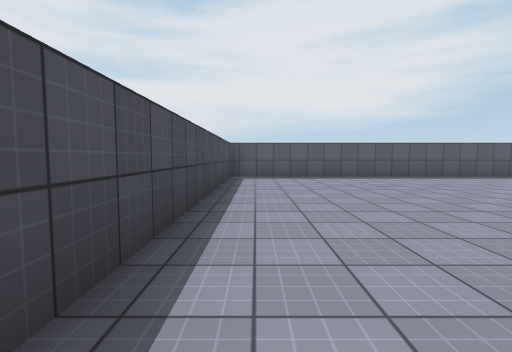
[1] (above)

22 first-person views from a walk through a scene from a Unity 3-D project. The camera is 1.2 m above the floor, tilts 4° down and sees 85° across. The floor is counted in squares, 2 m on a side. Each view is taken from the middle of a square. On the plan, view 1 faces up. The plan holds only what a view shows up to about 9 squares ahead; the rest is blank. The place goes on beyond the plan. Surface patterns are stand-ins for the level's own textures.

[2]
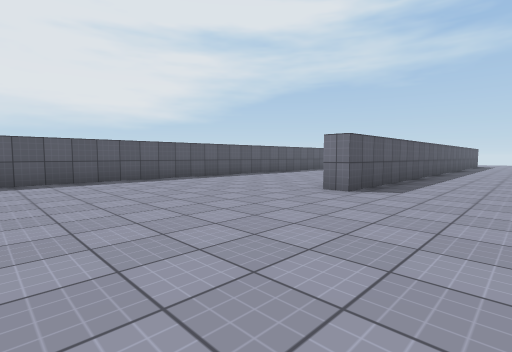

[3]
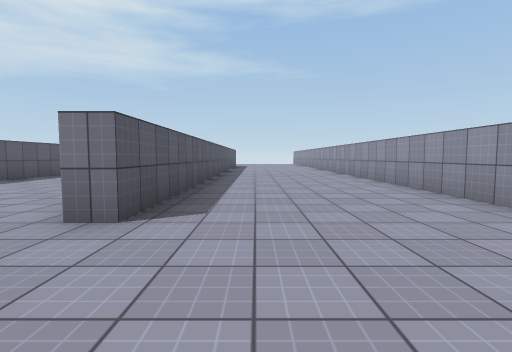

[4]
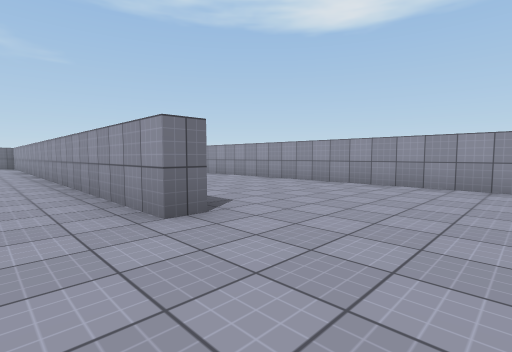

[5]
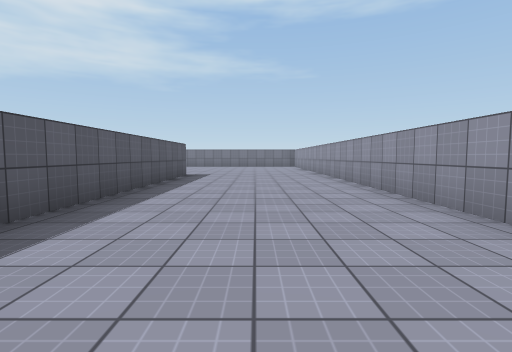

[6]
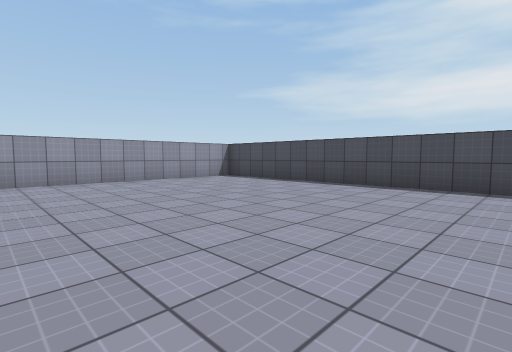

[7]
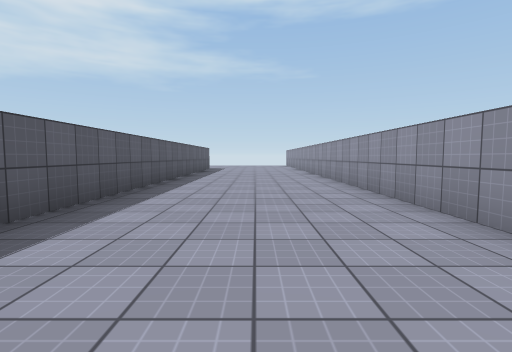

[8]
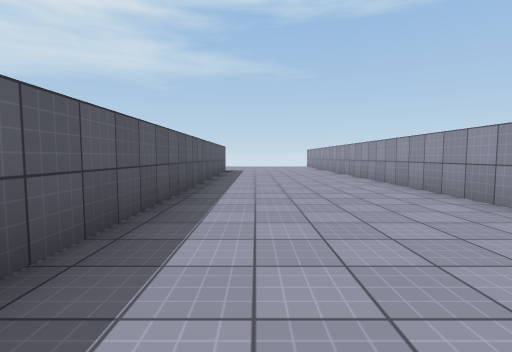

[9]
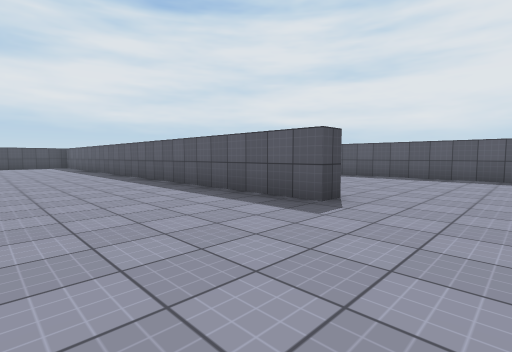

[10]
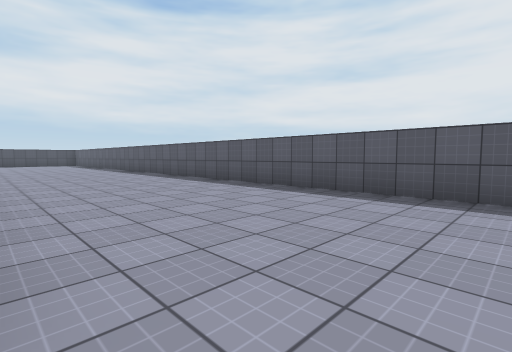

[11]
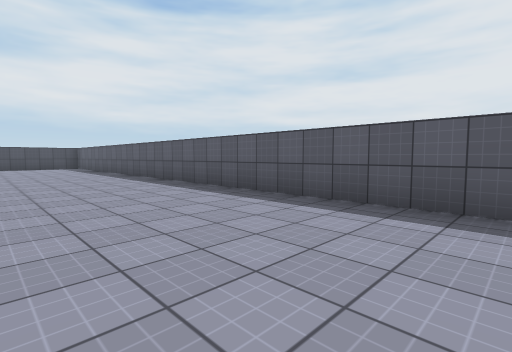

[12]
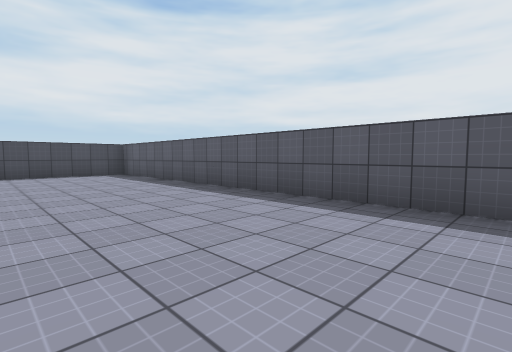

[13]
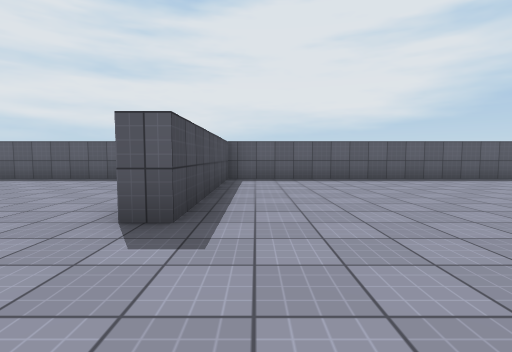

[14]
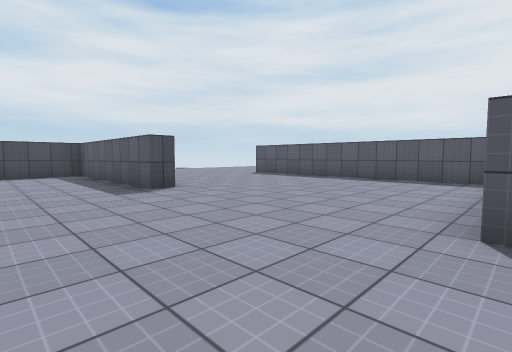

[15]
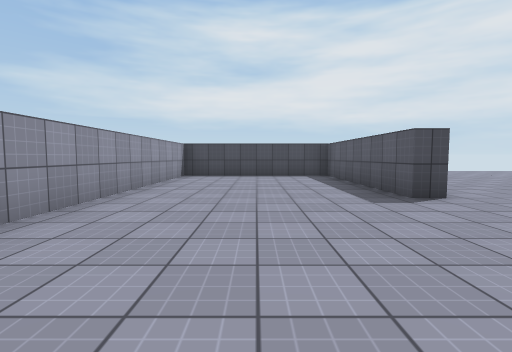

[16]
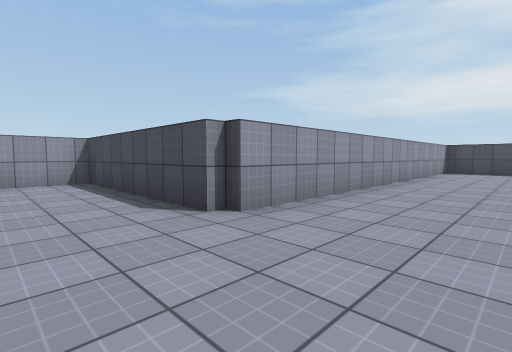

[17]
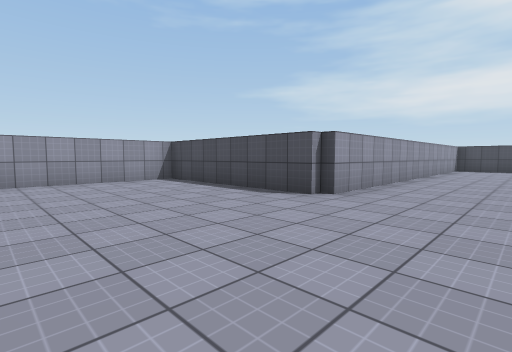

[18]
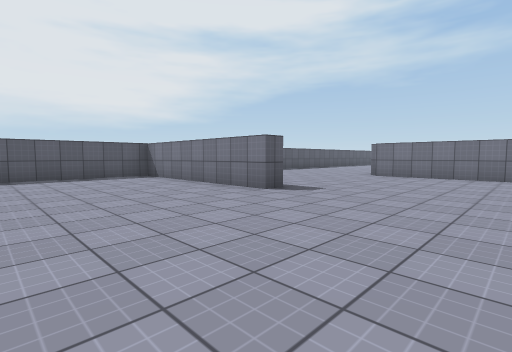

[19]
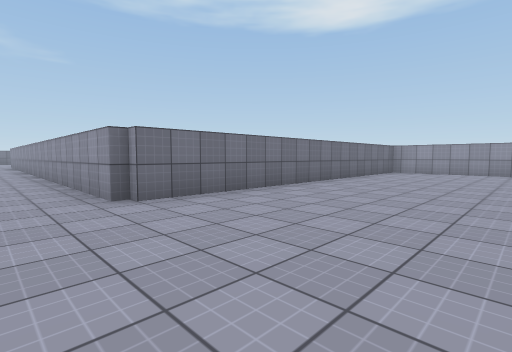

[20]
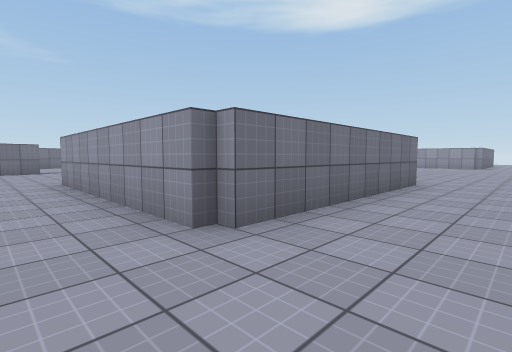

[21]
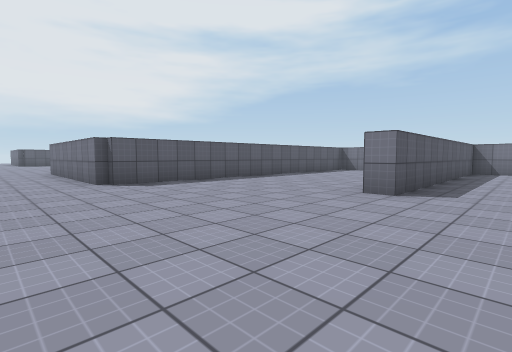

[22]
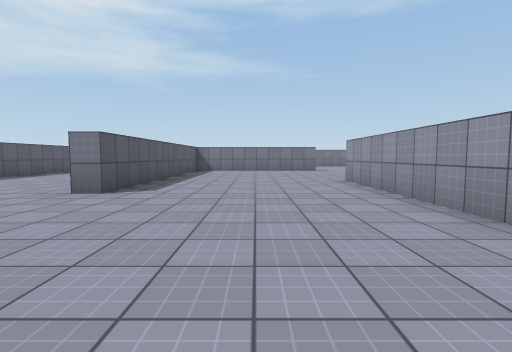

### Floor plan
Points are (right, up) in squares from view 1. A wall is a line through its corners. A room is listed if a view was taken in it or the views show most of it. See-through windows are left out.
Room 1 (views 1, 2, 3, 4, 5, 6, 7, 8, 9)
walls: (14, 8.2) (-0.7, 8.2) (-0.7, -1) (16.5, -1); (16.5, 3.2) (6.5, 3.2) (6.5, 3.8) (15.5, 3.8)
ways out: opening at (15.5, 8) to room 2
Room 2 (views 10, 11, 12, 13, 14, 15, 16, 17, 18, 19, 20, 21, 22)
walls: (-6.8, -1.5) (-13.5, -1.5) (-13.5, -1); (-6.2, -2.5) (-6.2, -2); (-1.3, 1) (-1.3, 8.7) (6.5, 8.7); (-8.9, 3.2) (-16, 3.2); (-16.3, 3.4) (-16.3, 8.7) (-11, 8.7) (-11, 8.2) (-15.7, 8.2) (-15.7, 3.8) (-5.8, 3.8) (-5.8, -1) (-2.2, -1); (-15.6, -6.3) (-11, -6.3); (14, 8.9) (14, 8.2); (15.8, 13.5) (-5.8, 13.5) (-5.8, 8.5) (-6.2, 8.5) (-6.2, 13.5) (-11.9, 13.5)
ways out: opening at (15.5, 8) to room 1

Positions as (right, up) in squares from view 1, and headings:
1: (0, 0), facing up
2: (2, 1), facing up-right
3: (4, 2), facing right
4: (4, 5), facing down-right
5: (5, 6), facing right
6: (5, 6), facing down-left
7: (8, 1), facing right
8: (10, 2), facing right
9: (16, 5), facing up-left
10: (15, 9), facing up-left
11: (10, 10), facing up-left
12: (4, 10), facing up-left
13: (-5, 6), facing up
14: (-6, 6), facing up-left
15: (-7, 6), facing left
16: (-4, 6), facing down-left
17: (-2, 6), facing down-left
18: (-10, 5), facing up-right
19: (-5, 10), facing down-right
20: (-18, 10), facing down-right
21: (-18, -3), facing up-right
22: (-18, -4), facing right
